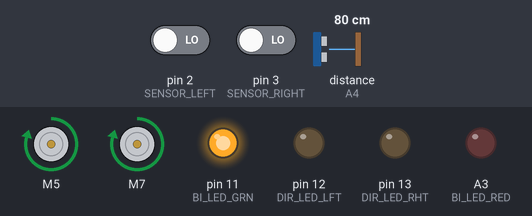
Simulated run of this sketch. Board: Arduino Uno, built with avr-gcc and run on an emulated ATmega328P. Parts: 2 × DC motor (green arrow = forward, orange = backward, longer = faster), output pins drawn as LEDs (lit = HIGH). The inputs (shaded band) are chosen by the test bench; at power-on: distance to the obstacle (sensor on A4) 80 cm, pin 2 (SENSOR_LEFT) LOW, pin 3 (SENSOR_RIGHT) LOW. The echo pulse lasts 58.3 µs per cm.

Above: at 1.2 s.
1.3 s: distance to the obstacle (sensor on A4) set to 28 cm
2.8 s: distance to the obstacle (sensor on A4) set to 24 cm
At 3.3 s:
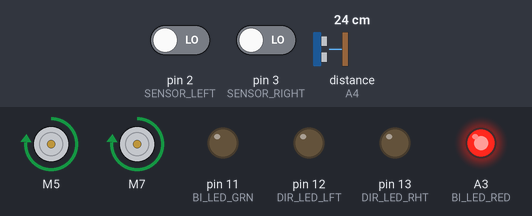
4.3 s: distance to the obstacle (sensor on A4) set to 2 cm
At 5.5 s:
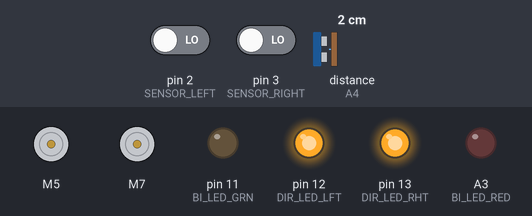
5.8 s: distance to the obstacle (sensor on A4) set to 13 cm
7.3 s: distance to the obstacle (sensor on A4) set to 16 cm
At 7.9 s:
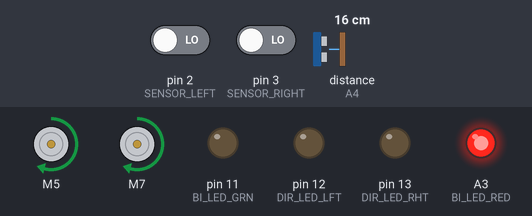
8.8 s: distance to the obstacle (sensor on A4) set to 4 cm
At 10.2 s:
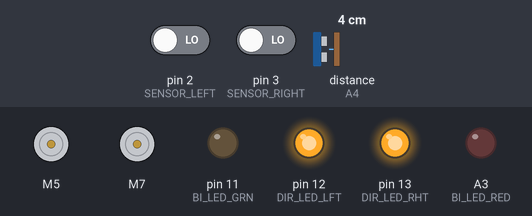
Timing chart, 0 to 11.3 s (numbered marks = the images above; inputs shaded):
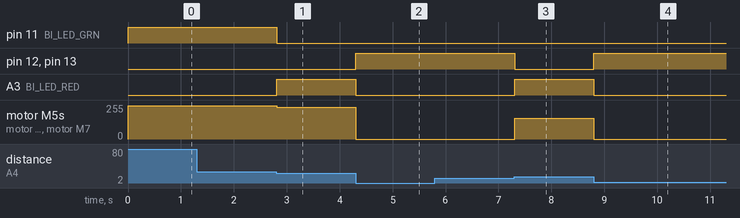

Measured:
- the behaviour switches between 25 and 24 cm on distance to the obstacle (sensor on A4) (found by bisection; images 0 and 1)
- the behaviour switches between 15 and 16 cm on distance to the obstacle (sensor on A4) (found by bisection; images 2 and 3)
- after the input at 1.3 s, every drawn part: stays the same
- after the input at 2.8 s, pin 11 (BI_LED_GRN): HIGH → LOW at once; A3 (BI_LED_RED): LOW → HIGH at once; motor M5, motor M7: forward 250/255 → forward 239/255 at once
- after the input at 4.3 s, pin 12 (DIR_LED_LFT), pin 13 (DIR_LED_RHT): LOW → HIGH at once; A3 (BI_LED_RED): HIGH → LOW at once; motor M5, motor M7: forward 239/255 → stopped at once
- after the input at 5.8 s, every drawn part: stays the same
- after the input at 7.3 s, pin 12 (DIR_LED_LFT), pin 13 (DIR_LED_RHT): HIGH → LOW at once; A3 (BI_LED_RED): LOW → HIGH at once; motor M5, motor M7: stopped → forward 155/255 at once
- after the input at 8.8 s, pin 12 (DIR_LED_LFT), pin 13 (DIR_LED_RHT): LOW → HIGH at once; A3 (BI_LED_RED): HIGH → LOW at once; motor M5, motor M7: forward 155/255 → stopped at once

The sketch:

auto-bot.ino
```cpp
#include <NewPing.h> //For ultrasonic sensor
#include <SparkFun_TB6612.h>

#define AIN1        6
#define AIN2        5
#define PWMA        10
#define BIN1        7
#define BIN2        8
#define PWMB        9
#define STBY        4

#define BI_LED_RED  A3
#define BI_LED_GRN  11
#define DIR_LED_LFT 12
#define DIR_LED_RHT 13

#define US_ECHO A4
#define US_TRIG A5

#define SENSOR_LEFT     2
#define SENSOR_RIGHT     3

#define AUX_OUTPUT A2
#define LDR A1
#define BATT_VOLTAGE A0
#define maxDistance 200
NewPing sonar(US_TRIG, US_ECHO, maxDistance);

const int offsetA = 1;
const int offsetB = 1;
const int nSpeed = 250;
int carSpeed = 0;
bool togi = false;
int sensorLeftState = 0;
int sensorRightState = 0;
int sonarState = 0;

unsigned long ti, tf, tt;

Motor leftmotor = Motor(AIN2, AIN1, PWMA, offsetA, STBY);
Motor rightmotor = Motor(BIN1, BIN2, PWMB, offsetB, STBY);

void toggleDir()
{
  if (togi)
  {
    digitalWrite(DIR_LED_LFT, HIGH);
    digitalWrite(DIR_LED_RHT, LOW);
  }
  else
  {
    digitalWrite(DIR_LED_LFT, LOW);
    digitalWrite(DIR_LED_RHT, HIGH);
  }
  togi = !togi;
}

void setup()
{
  Serial.begin(9600);
  pinMode(BI_LED_RED, OUTPUT);
  pinMode(BI_LED_GRN, OUTPUT);
  pinMode(DIR_LED_LFT, OUTPUT);
  pinMode(DIR_LED_RHT, OUTPUT);
  digitalWrite(DIR_LED_RHT, LOW);
  digitalWrite(DIR_LED_RHT, LOW);
  leftmotor.brake();
  rightmotor.brake();
  printf("Robot init done");
}


void loop()
{
  sensorLeftState = digitalRead(SENSOR_LEFT);
  sensorRightState = digitalRead(SENSOR_RIGHT);
  sonarState = sonar.ping_cm();

  if (sonarState >= 1 && sonarState <= 15) {
    brake(leftmotor, rightmotor );
    digitalWrite(DIR_LED_LFT, HIGH);
    digitalWrite(DIR_LED_RHT, HIGH);
    digitalWrite(BI_LED_GRN, LOW);
    digitalWrite(BI_LED_RED, LOW);
  } else if (sonarState >= 25 || sonarState == 0) {
    forward(leftmotor, rightmotor, nSpeed);
    if (sensorRightState == 1 && sensorLeftState == 0) {
      left(leftmotor, rightmotor, 255);
    } else if (sensorLeftState == 1 && sensorRightState == 0) {
      right(leftmotor, rightmotor, 255);
    } else if (sensorLeftState == 1 && sensorRightState == 1) {
      brake(leftmotor, rightmotor);
    }
    digitalWrite(BI_LED_GRN, HIGH);
    digitalWrite(BI_LED_RED, LOW);
    digitalWrite(DIR_LED_LFT, LOW);
    digitalWrite(DIR_LED_RHT, LOW);
  } else if (sonarState > 15 && sonarState < 25) {
    if (sensorRightState == 1 && sensorLeftState == 0) {
      left(leftmotor, rightmotor, 255);
    } else if (sensorLeftState == 1 && sensorRightState == 0) {
      right(leftmotor, rightmotor, 255);
    } else if (sensorLeftState == 1 && sensorRightState == 1) {
      brake(leftmotor, rightmotor);
    }
    carSpeed = map(sonarState, 5, 25, 40, 250);
    forward(leftmotor, rightmotor, carSpeed);
    digitalWrite(BI_LED_GRN, LOW);
    digitalWrite(BI_LED_RED, HIGH);
    digitalWrite(DIR_LED_LFT, LOW);
    digitalWrite(DIR_LED_RHT, LOW);
  }
  //Serial.print("Distance: "); Serial.print(sonarState); Serial.println("cm");
  //Serial.println(carSpeed);
  delay(10);
}
```
